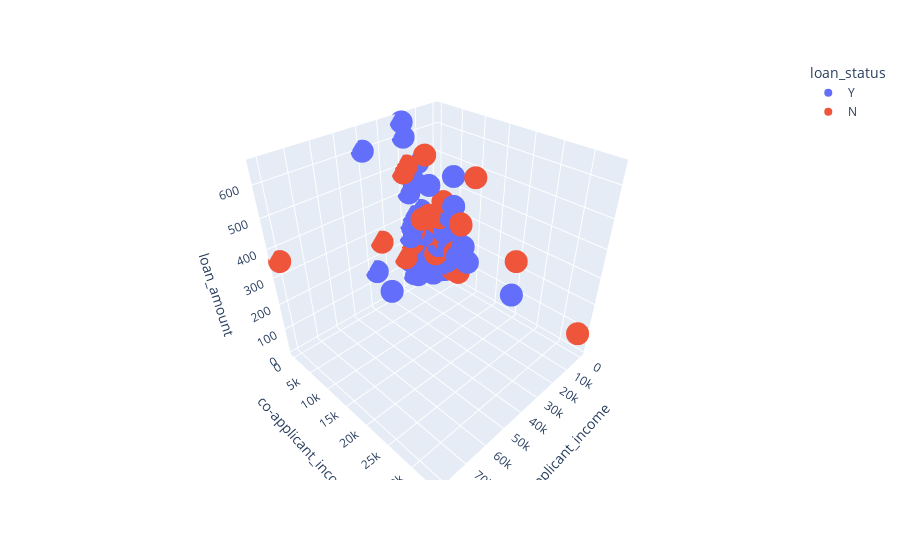

Notebook source saved alongside this figure:
### Code cell
px.scatter_3d(data_frame=df,x='applicant_income',y='co-applicant_income',z='loan_amount',color='loan_status')

### Figure 1 — Plotly figure (JSON) as saved in the notebook; plotly's stock layout.template omitted (floating-point values rounded to 4 significant figures; data arrays with more than 128 entries replaced by an {"elided": "..."} marker saying what was removed)
{"data": [{"hovertemplate": "loan_status=Y<br>applicant_income=%{x}<br>co-applicant_income=%{y}<br>loan_amount=%{z}<extra></extra>", "legendgroup": "Y", "marker": {"color": "#636efa", "symbol": "circle"}, "mode": "markers", "name": "Y", "scene": "scene", "showlegend": true, "type": "scatter3d", "x": {"elided": "376 int values"}, "y": {"elided": "376 float values"}, "z": {"elided": "376 float values"}}, {"hovertemplate": "loan_status=N<br>applicant_income=%{x}<br>co-applicant_income=%{y}<br>loan_amount=%{z}<extra></extra>", "legendgroup": "N", "marker": {"color": "#EF553B", "symbol": "circle"}, "mode": "markers", "name": "N", "scene": "scene", "showlegend": true, "type": "scatter3d", "x": {"elided": "166 int values"}, "y": {"elided": "166 float values"}, "z": {"elided": "166 float values"}}], "layout": {"legend": {"title": {"text": "loan_status"}, "tracegroupgap": 0}, "margin": {"t": 60}, "scene": {"domain": {"x": [0, 1], "y": [0, 1]}, "xaxis": {"title": {"text": "applicant_income"}}, "yaxis": {"title": {"text": "co-applicant_income"}}, "zaxis": {"title": {"text": "loan_amount"}}}}}
